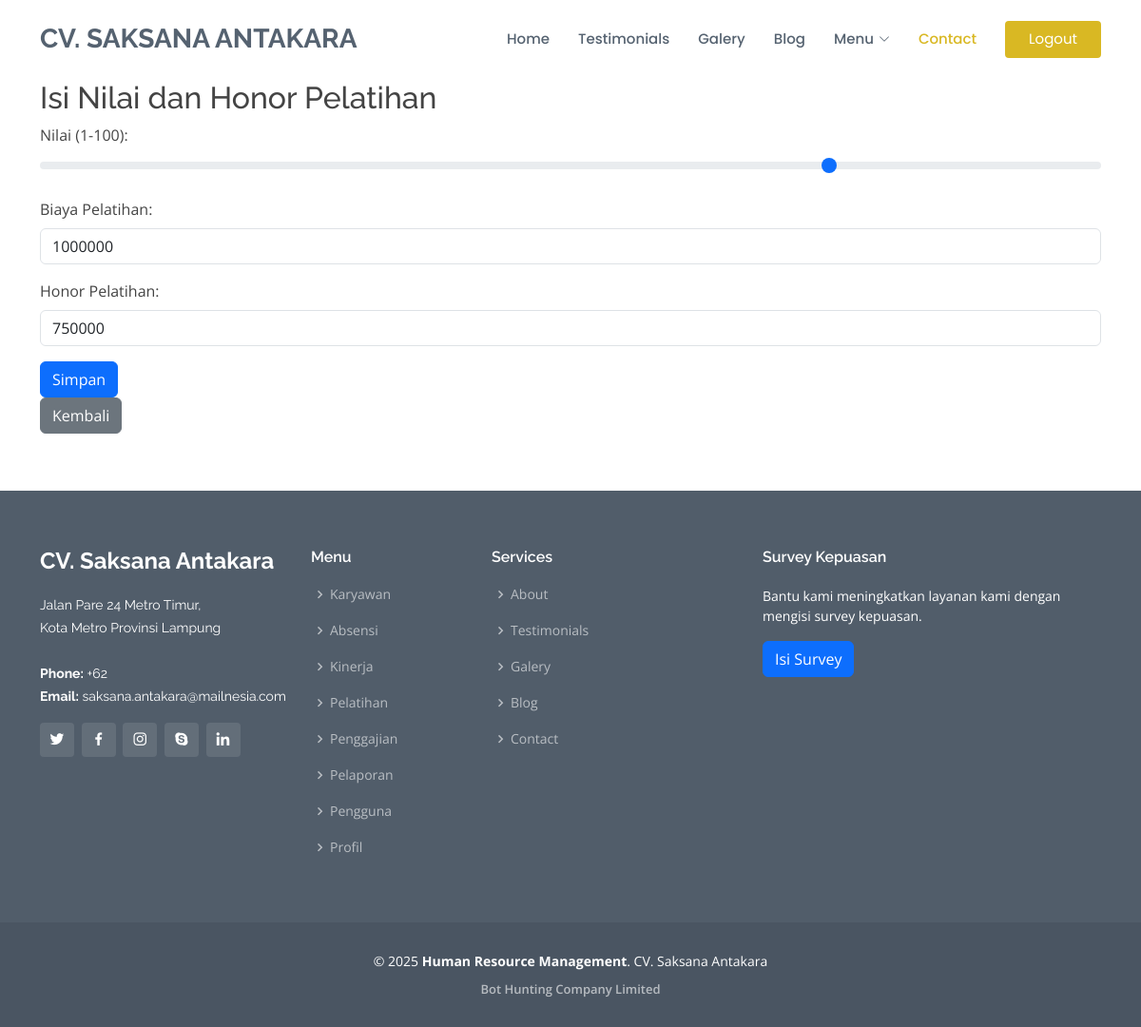
Screenshot of /aksi_penilaian.php?id_peserta=40 (signed in) with the database file from the repository.
### tables this page shows
CREATE TABLE `peserta_pelatihan` (
  `id_peserta` int NOT NULL,
  `id_pelatihan` int DEFAULT NULL,
  `id_karyawan` int DEFAULT NULL,
  `biaya` int DEFAULT NULL,
  `nilai` int DEFAULT NULL,
  `honor_pelatihan` int DEFAULT NULL,
  `nama_peserta` varchar(255) DEFAULT NULL,
  `nama_pelatihan` varchar(255) DEFAULT NULL
);

### aksi_penilaian.php (the view, shortened to what this page needs)
<?php
include 'koneksi.php';
include 'header.php';
$id_peserta = $_GET['id_peserta'];
$query_get_peserta = "SELECT * FROM peserta_pelatihan WHERE id_peserta='$id_peserta'";
$result_get_peserta = mysqli_query($koneksi, $query_get_peserta);
if ($result_get_peserta && mysqli_num_rows($result_get_peserta) > 0) {
    $peserta = mysqli_fetch_assoc($result_get_peserta);
    $biaya = $peserta['biaya'];
    $nilai = $peserta['nilai'];
    $honor_pelatihan = $peserta['honor_pelatihan'];
} else {
    header("Location: penilaian_pelatihan.php");
    exit();
}
?>
<main class="container mt-4">
    <section id="isi-nilai">
        <h2>Isi Nilai dan Honor Pelatihan</h2>
        <form action="<?php echo htmlspecialchars($_SERVER["PHP_SELF"]) . "?id_peserta=" . $id_peserta; ?>" method="post">
            <div class="mb-3">
                <label for="nilai" class="form-label">Nilai (1-100):</label>
                <input type="range" class="form-range" id="nilai" name="nilai" min="1" max="100" value="<?php echo $nilai; ?>" onchange="updateNilai()">
            </div>
            <div class="mb-3">
                <label for="biaya" class="form-label">Biaya Pelatihan:</label>
                <input type="text" class="form-control" id="biaya" name="biaya" value="<?php echo $biaya; ?>" readonly>
            </div>
            <div class="mb-3">
                <label for="honor_pelatihan" class="form-label">Honor Pelatihan:</label>
                <input type="text" class="form-control" id="honor_pelatihan" name="honor_pelatihan" value="<?php echo $honor_pelatihan; ?>" readonly>
            </div>
            <button type="submit" class="btn btn-primary">Simpan</button>
        </form>
        <a href="penilaian_pelatihan.php" class="btn btn-secondary">Kembali</a>
    </section>
</main>
<?php include 'footer.php' ?>

### assets/css/style.css (style rules this page uses)
body { font-family: "Open Sans", sans-serif; color: #444444; }
a { text-decoration: none; color: #d9b823; }
h1, h2, h3, h4, h5, h6 { font-family: "Raleway", sans-serif; }
section { padding: 60px 0; overflow: hidden; }

### rows the page displays
peserta_pelatihan: nilai "75", biaya "1000000", honor_pelatihan "750000"

### other values shown
$login_logout_text "Logout"
$page_titles[$tab] "Karyawan"
$page_titles[$tab] "Absensi"
$page_titles[$tab] "Kinerja"
$page_titles[$tab] "Pelatihan"
$page_titles[$tab] "Penggajian"
$page_titles[$tab] "Pelaporan"
$page_titles[$tab] "Pengguna"
$page_titles[$tab] "Profil"
